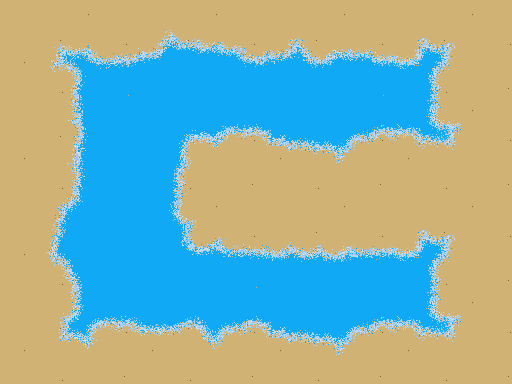

Tiled map render using the project's own tile images. Description and the map definition, with tile-layer contents summarised, below:
An orthogonal 4x4 tile map with 128x96 px tiles, 1 tile layer (Kachelebene 1).

<map version="1.0" orientation="orthogonal" width="4" height="4" tilewidth="128" tileheight="96">
 <tileset firstgid="1" name="sandbeach" tilewidth="128" tileheight="96">
  <image source="gfx/sandbeach.png" trans="bf7bc7" />
 </tileset>
 <layer name="Kachelebene 1" width="4" height="4">
  <data>[16 cells, 16 non-empty, 13 distinct tile ids]</data>
 </layer>
</map>